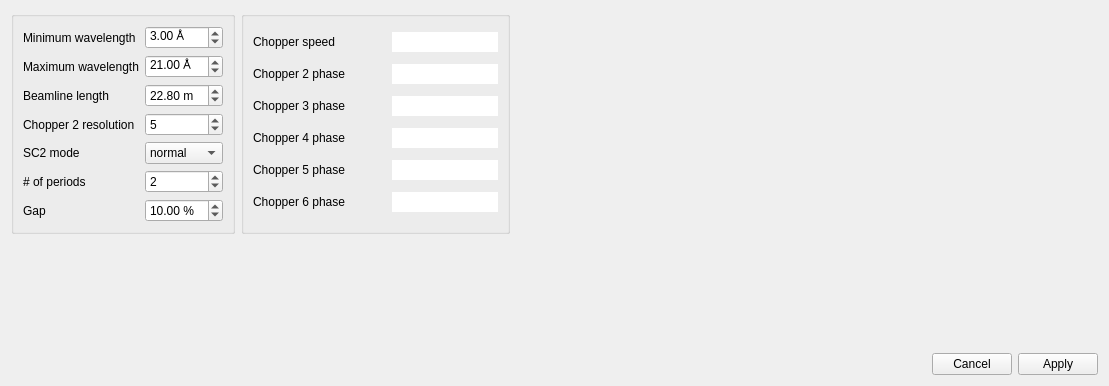
<?xml version="1.0" encoding="UTF-8"?>
<ui version="4.0">
 <class>ResolutionPanel</class>
 <widget class="QWidget" name="ResolutionPanel">
  <property name="geometry">
   <rect>
    <x>0</x>
    <y>0</y>
    <width>1109</width>
    <height>386</height>
   </rect>
  </property>
  <property name="windowTitle">
   <string>Form</string>
  </property>
  <layout class="QGridLayout" name="gridLayout_3">
   <item row="0" column="0">
    <layout class="QVBoxLayout" name="verticalLayout">
     <item>
      <layout class="QGridLayout" name="gridLayout_5">
       <item row="0" column="0">
        <widget class="QGroupBox" name="groupBox">
         <property name="sizePolicy">
          <sizepolicy hsizetype="Fixed" vsizetype="Preferred">
           <horstretch>0</horstretch>
           <verstretch>0</verstretch>
          </sizepolicy>
         </property>
         <property name="title">
          <string/>
         </property>
         <layout class="QGridLayout" name="gridLayout">
          <item row="5" column="0">
           <widget class="QLabel" name="label_6">
            <property name="text">
             <string># of periods</string>
            </property>
           </widget>
          </item>
          <item row="0" column="1">
           <widget class="QDoubleSpinBox" name="wLmin">
            <property name="accelerated">
             <bool>true</bool>
            </property>
            <property name="suffix">
             <string> Å</string>
            </property>
            <property name="maximum">
             <double>25.000000000000000</double>
            </property>
            <property name="singleStep">
             <double>0.100000000000000</double>
            </property>
            <property name="value">
             <double>3.000000000000000</double>
            </property>
           </widget>
          </item>
          <item row="2" column="1">
           <widget class="QDoubleSpinBox" name="D">
            <property name="accelerated">
             <bool>true</bool>
            </property>
            <property name="suffix">
             <string> m</string>
            </property>
            <property name="minimum">
             <double>10.000000000000000</double>
            </property>
            <property name="maximum">
             <double>30.000000000000000</double>
            </property>
            <property name="singleStep">
             <double>0.100000000000000</double>
            </property>
            <property name="value">
             <double>22.800000000000001</double>
            </property>
           </widget>
          </item>
          <item row="6" column="1">
           <widget class="QDoubleSpinBox" name="gap">
            <property name="accelerated">
             <bool>true</bool>
            </property>
            <property name="suffix">
             <string> %</string>
            </property>
            <property name="maximum">
             <double>100.000000000000000</double>
            </property>
            <property name="singleStep">
             <double>0.100000000000000</double>
            </property>
            <property name="value">
             <double>10.000000000000000</double>
            </property>
           </widget>
          </item>
          <item row="1" column="0">
           <widget class="QLabel" name="label_2">
            <property name="text">
             <string>Maximum wavelength</string>
            </property>
           </widget>
          </item>
          <item row="4" column="0">
           <widget class="QLabel" name="label_5">
            <property name="text">
             <string>SC2 mode</string>
            </property>
           </widget>
          </item>
          <item row="0" column="0">
           <widget class="QLabel" name="label">
            <property name="text">
             <string>Minimum wavelength</string>
            </property>
           </widget>
          </item>
          <item row="6" column="0">
           <widget class="QLabel" name="label_7">
            <property name="text">
             <string>Gap</string>
            </property>
           </widget>
          </item>
          <item row="3" column="1">
           <widget class="QSpinBox" name="disc2_pos">
            <property name="minimum">
             <number>1</number>
            </property>
            <property name="maximum">
             <number>6</number>
            </property>
            <property name="value">
             <number>5</number>
            </property>
           </widget>
          </item>
          <item row="2" column="0">
           <widget class="QLabel" name="label_3">
            <property name="text">
             <string>Beamline length</string>
            </property>
           </widget>
          </item>
          <item row="5" column="1">
           <widget class="QSpinBox" name="periods">
            <property name="minimum">
             <number>1</number>
            </property>
            <property name="maximum">
             <number>10</number>
            </property>
            <property name="value">
             <number>2</number>
            </property>
           </widget>
          </item>
          <item row="1" column="1">
           <widget class="QDoubleSpinBox" name="wLmax">
            <property name="accelerated">
             <bool>true</bool>
            </property>
            <property name="suffix">
             <string> Å</string>
            </property>
            <property name="maximum">
             <double>25.000000000000000</double>
            </property>
            <property name="singleStep">
             <double>0.100000000000000</double>
            </property>
            <property name="value">
             <double>21.000000000000000</double>
            </property>
           </widget>
          </item>
          <item row="3" column="0">
           <widget class="QLabel" name="label_4">
            <property name="text">
             <string>Chopper 2 resolution</string>
            </property>
           </widget>
          </item>
          <item row="4" column="1">
           <widget class="QComboBox" name="SC2_mode">
            <item>
             <property name="text">
              <string>normal</string>
             </property>
            </item>
            <item>
             <property name="text">
              <string>pos 6</string>
             </property>
            </item>
           </widget>
          </item>
         </layout>
        </widget>
       </item>
       <item row="0" column="1">
        <widget class="QGroupBox" name="groupBox_2">
         <property name="sizePolicy">
          <sizepolicy hsizetype="Fixed" vsizetype="Minimum">
           <horstretch>0</horstretch>
           <verstretch>0</verstretch>
          </sizepolicy>
         </property>
         <property name="title">
          <string/>
         </property>
         <layout class="QGridLayout" name="gridLayout_2">
          <item row="0" column="0">
           <widget class="QLabel" name="label_8">
            <property name="text">
             <string>Chopper speed</string>
            </property>
           </widget>
          </item>
          <item row="3" column="2">
           <widget class="QLineEdit" name="phase4">
            <property name="frame">
             <bool>false</bool>
            </property>
            <property name="alignment">
             <set>Qt::AlignRight|Qt::AlignTrailing|Qt::AlignVCenter</set>
            </property>
            <property name="readOnly">
             <bool>true</bool>
            </property>
           </widget>
          </item>
          <item row="4" column="0">
           <widget class="QLabel" name="label_13">
            <property name="text">
             <string>Chopper 5 phase</string>
            </property>
           </widget>
          </item>
          <item row="4" column="2">
           <widget class="QLineEdit" name="phase5">
            <property name="frame">
             <bool>false</bool>
            </property>
            <property name="alignment">
             <set>Qt::AlignRight|Qt::AlignTrailing|Qt::AlignVCenter</set>
            </property>
            <property name="readOnly">
             <bool>true</bool>
            </property>
           </widget>
          </item>
          <item row="3" column="0">
           <widget class="QLabel" name="label_12">
            <property name="text">
             <string>Chopper 4 phase</string>
            </property>
           </widget>
          </item>
          <item row="1" column="2">
           <widget class="QLineEdit" name="phase2">
            <property name="frame">
             <bool>false</bool>
            </property>
            <property name="alignment">
             <set>Qt::AlignRight|Qt::AlignTrailing|Qt::AlignVCenter</set>
            </property>
            <property name="readOnly">
             <bool>true</bool>
            </property>
           </widget>
          </item>
          <item row="5" column="0">
           <widget class="QLabel" name="label_14">
            <property name="text">
             <string>Chopper 6 phase</string>
            </property>
           </widget>
          </item>
          <item row="2" column="2">
           <widget class="QLineEdit" name="phase3">
            <property name="frame">
             <bool>false</bool>
            </property>
            <property name="alignment">
             <set>Qt::AlignRight|Qt::AlignTrailing|Qt::AlignVCenter</set>
            </property>
            <property name="readOnly">
             <bool>true</bool>
            </property>
           </widget>
          </item>
          <item row="0" column="2">
           <widget class="QLineEdit" name="chSpeed">
            <property name="frame">
             <bool>false</bool>
            </property>
            <property name="alignment">
             <set>Qt::AlignRight|Qt::AlignTrailing|Qt::AlignVCenter</set>
            </property>
            <property name="readOnly">
             <bool>true</bool>
            </property>
           </widget>
          </item>
          <item row="2" column="0">
           <widget class="QLabel" name="label_11">
            <property name="text">
             <string>Chopper 3 phase</string>
            </property>
           </widget>
          </item>
          <item row="5" column="2">
           <widget class="QLineEdit" name="phase6">
            <property name="frame">
             <bool>false</bool>
            </property>
            <property name="alignment">
             <set>Qt::AlignRight|Qt::AlignTrailing|Qt::AlignVCenter</set>
            </property>
            <property name="readOnly">
             <bool>true</bool>
            </property>
           </widget>
          </item>
          <item row="1" column="0">
           <widget class="QLabel" name="label_10">
            <property name="text">
             <string>Chopper 2 phase</string>
            </property>
           </widget>
          </item>
          <item row="0" column="1">
           <spacer name="horizontalSpacer">
            <property name="orientation">
             <enum>Qt::Horizontal</enum>
            </property>
            <property name="sizeHint" stdset="0">
             <size>
              <width>40</width>
              <height>20</height>
             </size>
            </property>
           </spacer>
          </item>
         </layout>
        </widget>
       </item>
      </layout>
     </item>
     <item>
      <spacer name="verticalSpacer">
       <property name="orientation">
        <enum>Qt::Vertical</enum>
       </property>
       <property name="sizeHint" stdset="0">
        <size>
         <width>20</width>
         <height>40</height>
        </size>
       </property>
      </spacer>
     </item>
    </layout>
   </item>
   <item row="1" column="0" colspan="2">
    <widget class="QDialogButtonBox" name="buttonBox">
     <property name="standardButtons">
      <set>QDialogButtonBox::Apply|QDialogButtonBox::Cancel</set>
     </property>
    </widget>
   </item>
   <item row="0" column="1">
    <widget class="QFrame" name="ttdPlot">
     <property name="sizePolicy">
      <sizepolicy hsizetype="Expanding" vsizetype="Expanding">
       <horstretch>0</horstretch>
       <verstretch>0</verstretch>
      </sizepolicy>
     </property>
     <property name="minimumSize">
      <size>
       <width>480</width>
       <height>320</height>
      </size>
     </property>
     <property name="autoFillBackground">
      <bool>true</bool>
     </property>
     <property name="frameShape">
      <enum>QFrame::NoFrame</enum>
     </property>
     <property name="frameShadow">
      <enum>QFrame::Plain</enum>
     </property>
     <layout class="QGridLayout" name="gridLayout_4"/>
    </widget>
   </item>
  </layout>
 </widget>
 <resources/>
 <connections/>
</ui>
